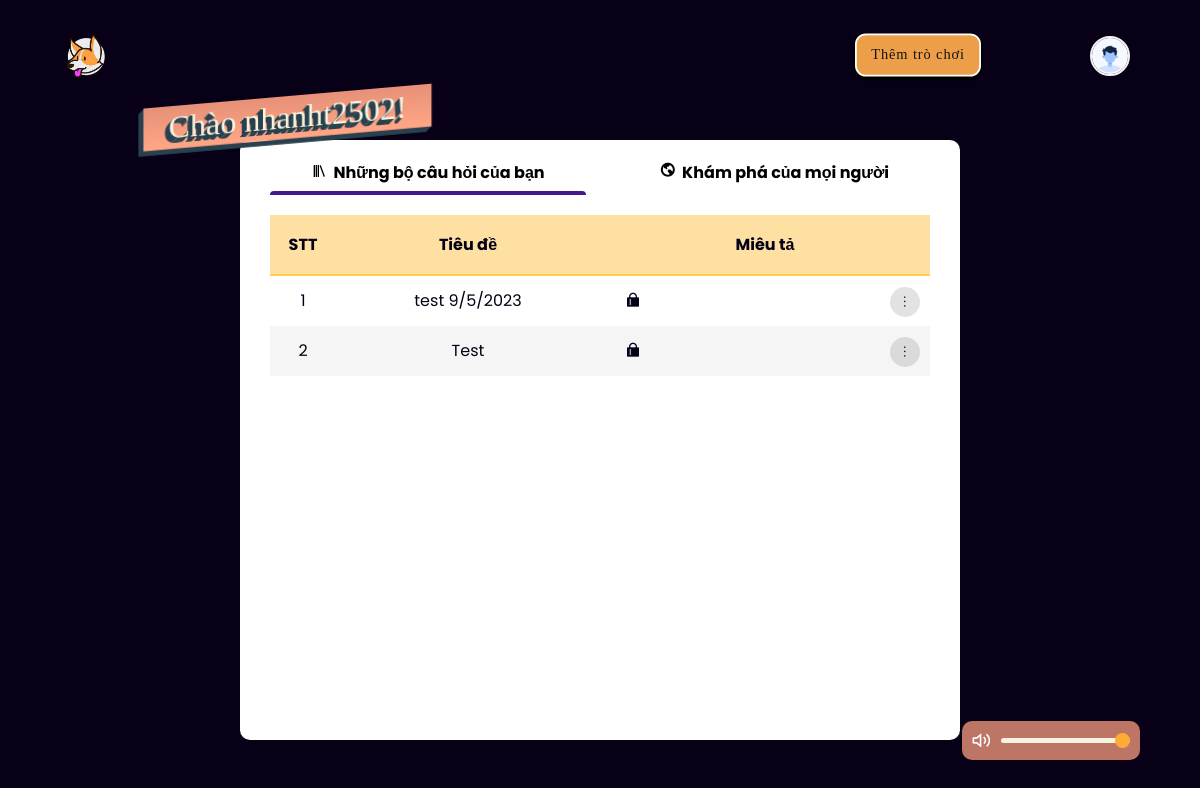
The app's page /dashboard.php (signed in) with its own data.
### tables this page shows
CREATE TABLE `listtopic` (
  `username` varchar(20) NOT NULL,
  `idTopic` varchar(40) NOT NULL,
  `titleTopic` varchar(50) NOT NULL,
  `status` tinyint(1) NOT NULL DEFAULT 0 COMMENT '0: private;\r\n1: public',
  `description` text DEFAULT NULL,
  `date` datetime DEFAULT current_timestamp()
);

### php/user.php (called while the page is built, shortened)
<?php
    function getAvatarUser($user){
        include "condb.php";
        $sql = "SELECT * FROM `account` WHERE `username` = '$user'" ;
        $query = mysqli_query($conn,$sql);
        $num = mysqli_num_rows($query);
        if ($num > 0){
            $row = mysqli_fetch_array($query,MYSQLI_ASSOC);
            if ($row['image'] == NULL)
            {
                return "/__ProjectWeb/user_data/image/_default.jpg";
            }else
            {
                return "/__ProjectWeb/user_data/image/" . $row['image'];
            }
        }
        else{
            return false;
        }
    }
?>

### dashboard.php (the view, shortened to what this page needs)
<?php
    include "php/user.php";
    global $name, $username;
    if (isset($_SESSION['user']) && isset($_SESSION['name'])) {
        $username = $_SESSION['user'];
        $name =$_SESSION['name'];
        $avatar = getAvatarUser($username);
    }else{
        header("location: ./index.php");
    }
?>
<!DOCTYPE html>
<html lang="en">
<head>
    <link rel="stylesheet" href="/__ProjectWeb/css/animation.css">
    <link rel="stylesheet" href="/__ProjectWeb/css/dashboard.css">
    <link href="https://cdn.jsdelivr.net/npm/remixicon@2.5.0/fonts/remixicon.css" rel="stylesheet">
    <link rel="stylesheet"  href="https://unpkg.com/boxicons@latest/css/boxicons.min.css">
    <link rel="stylesheet" href="css/uiverse.css">
</head>
<body>
    <div class="volume-control">
        <button id="volume-icon" class="ri-volume-up-line">
            </button>
        <input type="range" min="0" max="1" step="0.1" value="1" id="volume-range">
    </div>
    <div >
        <header>
            <a href="dashboard.php" id="logo"><img src="/__ProjectWeb/image/logo.png" alt=""></a>
            <div class="user">
                    <a href="create/create.php"> <span class="btn"> Thêm trò chơi</span></a>
                <span class="avatar">
                    <button><img src="<?php echo $avatar ?>" alt=""></button>
                </span>
            </div>
        </header>
        <div class="body">
            <name-title>
                 Chào <?php echo $name?>!
             </name-title>
            <section class="render-section">
                <div id="title">
                    <button class="tab-button tab-button-active" data-for-tab = "1"><i class='bx bx-library' ></i> Những bộ câu hỏi của bạn</button>
                    <button class="tab-button " data-for-tab = "2"><i class="ri-earth-line"></i> Khám phá của mọi người</button>
                </div>
                <div  class="render-table render-table-active"  data-tab="1">
                    <table id="myTable">
                        <?php
                            include 'php/condb.php';
                            $sql = "SELECT * FROM `listtopic` WHERE `username` = '$username' ORDER BY `date` DESC";
                            if($result = mysqli_query($conn,$sql)){
                                if (mysqli_num_rows($result)>0){
                                    $norow = 1;
                                    echo "<thead style='width: 100%'>
                                    <tr>
                                        <th style = 'width: 10%'>STT</th>
                                        <th style = 'width: 40%'>Tiêu đề</th>
                                        <th style = 'width: 10%'> </th>
                                        <th style = 'width: 30%'>Miêu tả</th>
                                        <th style = 'width: 10%' > </th>
                                    </tr>
                                        </thead>";
                                    echo" <tbody style = 'text-align:center'>";
                                    while ($row = mysqli_fetch_array($result)) {
                                        echo "<tr>";
                                            echo "<td style = 'width: 10%' >" . $norow. "</td>";
                                            echo "<td style = 'width: 40%'>" .$row['titleTopic'] . "</td>";
                                            echo "<td style = 'width: 10%'>";
                                            if ($row['status'] == 0){
                                                echo "<i class=\"ri-git-repository-private-fill\" title ='Riêng tư'></i>";
                                            }else
                                            {
                                                echo "<i class=\"ri-stackshare-line\" title ='Công khai'></i> ";
                                            }
                                            echo "</td>";
                                            echo "<td style = 'width: 30%'> <i>" .$row['description'] . "</i></td>";
                                            echo "<td style = 'width: 10%'>";
                                                echo "<button class='action-btn' onlick = 'openActionMenu()'>...</button>";
                                                echo "<div class='action-menu'>";
                                                echo "<a href='create/delete-detail.php?idTopic=".$row['idTopic']."' title = 'Delete' data-toggle = 'tooltip'><i class='ri-delete-bin-fill'></i>Xóa</a></div></td>";
                                        echo "</tr>";
                                        $norow++;
                                    }
                                    echo "</tbody>";
                                }
                                else{
                                    echo "<p class='lead'>Hiện tại chưa có câu hỏi</p>";
                                }
                            }
                            else{
                            }
                        ?>
                    </table>
                </div>
            </section>
        </div>
    </div>
</body>
</html>

### css/dashboard.css (style rules this page uses)
* { padding: 0; margin: 0; box-sizing: border-box; font-family: 'Poppins', sans-serif; text-decoration: none; list-style: none; }
a { -webkit-user-drag: none; }
:root { --bg-color: #080017; --text-color: #020116; --main-color: #5669a2; --anther-color: #e6bb1d; }
body { position: relative; width: 100vw; height: 100vh; background-color: var(--bg-color); color: var(--text-color); overflow: hidden; }
.volume-control { display: flex; justify-content: center; align-items: center; position: absolute; z-index: 999; right: 5%; bottom: 5%; padding: 10px 10px; border-radius: 10px; background-color: #e69078d1; }
.volume-control button { font-size: 1.2em; cursor: pointer; color: #ffffff; border: none; background-color: transparent; }
.volume-control input[type = range] { appearance: none; margin-left: 10px; border-radius: 10px; background-color: #f8f3df; height: 5px; }
header { --edge-margin: 5%; position: fixed; width: 100%; top: 0; right: 0; z-index: 1000; display: flex; align-items: center; justify-content: space-between; background: transparent; padding: 28px 5%; transition: all .50s ease; }
name-title { z-index: 99; position: absolute; padding: 3px 25px; top: 12%; left: 12%; background:linear-gradient(#e69078,#ffa785); --skewdeg: -5deg; transform :skew(var(--skewdeg)) rotate(var(--skewdeg)); color: #f8f3df; font-family: Vintage; box-shadow: -1px 1px 0 #29424f, -2px 2px 0 #29424f, -3px 3px 0 #29424f, -4px 4px 0 #29424f, -5px 5px 0 #29424f; text-shadow: -1px 1px 0 #29424f, -2px 2px 0 #29424f, -3px 3px 0 #29424f, -4px 4px 0 #29424f, -5px 5px 0 #29424f; font-size: 2em; }
#logo img { margin-top: 5px; width: 50px; }
.user { width: 27%; justify-content: space-between; display: flex; }
.user a { font-family: Geomanist; }
.user button { position: relative; background: transparent; border: none; padding-top: 5px; cursor: pointer; }
.user img { --size-avt: 40px; width: var(--size-avt); height: var(--size-avt); object-fit: cover; object-position: 50%; border: 2px solid #f2f2f2; border-radius: 100%; margin-right: 10px; }
.body { position: relative; top: 20%; width: 100vw; height: 100vh; }
#title { display: grid; grid-template-columns: auto auto; column-gap: 5%; }
#title button { cursor: pointer; background: transparent; border: none; font-weight: bold; text-align: center; position: relative; font-size: 1rem; padding-bottom: 10px; }
#title .tab-button-active::after { content: ""; position: absolute; border-radius: 10px 10px 0 0; height: 4px; width: 100%; background-color: #46178f; bottom: 0; left: 0; animation: scale-in-hor-center 0.5s cubic-bezier(0.250, 0.460, 0.450, 0.940) both; }
#title i { font-size: 1rem; margin-right: 1%; }
.render-section { --width-set: 60%; --height-set: 75%; position: absolute; width: var(--width-set); left: calc(50% - var(--width-set)/2); top: calc(55% - var(--height-set)/2); padding: 20px 30px; border-radius: 10px; height: var(--height-set); display: block; justify-content: start; background-color: #ffffff; }
.render-section table { background-color: #ffffff; margin-top: 20px; line-height: 150%; padding: 30px; border-collapse: collapse; table-layout: fixed; }
.render-section table td, .render-section table th { padding: 0 10px; }
.render-table { display: none; }
.render-table-active { display: block; }
#myTable thead { background: #f9f9f9; display: table; width: calc(100% - 7px); }
i { font-family: PlayfairDisplay; }
#myTable tbody { height: 100%; overflow: auto; overflow-x: hidden; display: block; table-layout: fixed; width: 100%; }
#myTable thead tr { border-bottom: 2px solid #ffcc42e8; background-color: #ffe0a3; height: 60px; }
#myTable td { overflow: hidden; text-overflow: ellipsis; }
#myTable tbody tr { display: table; width: 100%; table-layout: fixed; height: 50px; }
#myTable tbody tr:nth-child(even) { background-color: #f2f2f2bc; }
#myTable tbody tr { animation: fadeIn 0.5s cubic-bezier(0.175, 0.885, 0.32, 1.275); }
.action-btn { cursor: pointer; background-color: #7e7e7e39; border: none; border-radius: 100%; letter-spacing: 1px; font-family: Cheris; padding-bottom: 7px; margin-left: 15px; rotate: 90deg; height:30px; width:30px; }

### records on screen
listtopic: titleTopic "test 9/5/2023", status 0 (drawn)
listtopic: titleTopic "Test", status 0 (drawn)

### other values on screen
$name "nhanht2502"
